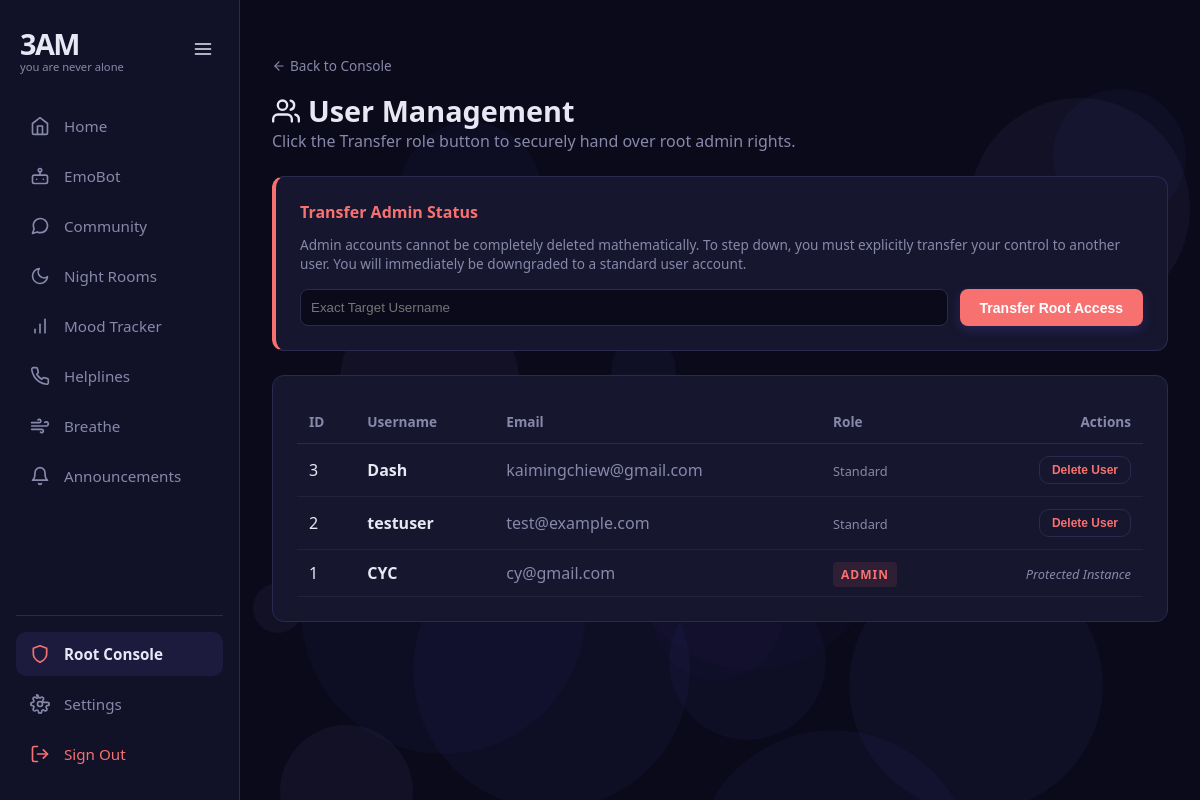
Page /admin/users (signed in) on the committed database.
### app/models.py (models this page shows, shortened)
class User(UserMixin, db.Model):
    __tablename__ = "users"
    id             = db.Column(db.Integer, primary_key=True)
    username       = db.Column(db.String(80), unique=True, nullable=False)
    email          = db.Column(db.String(120), unique=True, nullable=False)
    password_hash  = db.Column(db.String(255), nullable=False)
    is_anonymous_mode = db.Column(db.Boolean, default=False)
    is_admin       = db.Column(db.Boolean, default=False)
    created_at     = db.Column(db.DateTime, default=datetime.utcnow)
    last_active    = db.Column(db.DateTime, default=datetime.utcnow)
    checkin_streak = db.Column(db.Integer, default=0)
    last_checkin   = db.Column(db.Date, nullable=True)
    moods    = db.relationship("Mood", backref="user", lazy=True)
    posts    = db.relationship("Post", backref="user", lazy=True)

### app/routes/admin.py (the view)
@admin_bp.route("/users")
@login_required
@admin_required
def manage_users():
    users = User.query.order_by(User.created_at.desc()).all()
    return render_template("admin/users.html", users=users)

### app/__init__.py (called while the page is built)
@login_manager.user_loader
def load_user(user_id):
    from app.models import User
    return User.query.get(int(user_id))

### app/routes/admin.py (called while the page is built)
def admin_required(f):
    @wraps(f)
    def decorated_function(*args, **kwargs):
        if not current_user.is_authenticated or not getattr(current_user, 'is_admin', False):
            abort(403)
        return f(*args, **kwargs)
    return decorated_function

### app/templates/admin/users.html (shortened to what this page needs)
{% extends "base.html" %}
{% block content %}
<div style="display:flex; gap:8px; margin-bottom:16px;">
  <a href="{{ url_for('admin.dashboard') }}" style="color:var(--muted); text-decoration:none; font-size:0.85rem; display:flex; align-items:center; gap:4px;">
    <svg viewBox="0 0 24 24" fill="none" stroke="currentColor" style="width:14px;height:14px;" stroke-width="2" stroke-linecap="round" stroke-linejoin="round"><line x1="19" y1="12" x2="5" y2="12"></line><polyline points="12 19 5 12 12 5"></polyline></svg> Back to Console
  </a>
</div>
<h1 style="font-size:1.8rem; font-weight:800; display:flex; align-items:center; gap:8px;">
  User Management
</h1>
<p style="color:var(--muted); margin-bottom:24px;">Click the Transfer role button to securely hand over root admin rights.</p>
<div class="card" style="margin-bottom:24px; border-left: 4px solid var(--red);">
  <div class="card-title" style="color:var(--red);">Transfer Admin Status</div>
  <p style="color:var(--muted); font-size:0.85rem; margin-bottom:16px;">
    Admin accounts cannot be completely deleted mathematically. To step down, you must explicitly transfer your control to another user. You will immediately be downgraded to a standard user account.
  </p>
  <form method="POST" action="{{ url_for('admin.transfer_admin') }}" style="display:flex; gap:12px;">
    <input type="text" name="target_username" placeholder="Exact Target Username" required style="padding:10px; border-radius:8px; border:1px solid var(--border); background:var(--bg); color:var(--text); flex:1;">
    <button type="submit" class="btn btn-primary" style="background:var(--red); color:#fff; border:none; padding:10px 20px; border-radius:8px; cursor:pointer; font-weight:700;" onclick="return confirm('WARNING: Are you sure you want to transfer Root access? You will immediately lose all admin privileges.');">Transfer Root Access</button>
  </form>
</div>
<div class="card" style="overflow-x:auto;">
  <table style="width:100%; border-collapse:collapse; text-align:left;">
    <thead>
      <tr style="border-bottom:1px solid var(--border); color:var(--muted); font-size:0.85rem;">
        <th style="padding:12px;">ID</th>
        <th style="padding:12px;">Username</th>
        <th style="padding:12px;">Email</th>
        <th style="padding:12px;">Role</th>
        <th style="padding:12px; text-align:right;">Actions</th>
      </tr>
    </thead>
    <tbody>
      {% for user in users %}
      <tr style="border-bottom:1px solid rgba(255,255,255,0.05);">
        <td style="padding:12px;">{{ user.id }}</td>
        <td style="padding:12px; font-weight:600; color:var(--text);">{{ user.username }}</td>
        <td style="padding:12px; color:var(--muted);">{{ user.email }}</td>
        <td style="padding:12px;">
          {% if user.is_admin %}
            <span style="background:rgba(248, 113, 113, 0.1); color:var(--red); padding:4px 8px; border-radius:4px; font-size:0.75rem; font-weight:800; letter-spacing:1px;">ADMIN</span>
          {% else %}
            <span style="color:var(--muted); font-size:0.8rem;">Standard</span>
          {% endif %}
        </td>
        <td style="padding:12px; text-align:right;">
          {% if not user.is_admin %}
          <form method="POST" action="{{ url_for('admin.delete_user', user_id=user.id) }}" style="display:inline;" onsubmit="return confirm('Permanently delete user {{ user.username }}? This cannot be undone.');">
            <button type="submit" class="btn btn-ghost" style="color:var(--red); padding:6px 12px; font-size:0.75rem;">Delete User</button>
          </form>
          {% else %}
          <span style="color:var(--muted); font-size:0.8rem; font-style:italic;">Protected Instance</span>
          {% endif %}
        </td>
      </tr>
      {% endfor %}
    </tbody>
  </table>
</div>
{% endblock %}

### app/templates/base.html (style rules this page uses)
:root { --bg: #0a0a1a; --bg2: #111128; --card: #16162e; --border: #2a2a50; --purple: #7c6ef0; --purple2: #5b4fcf; --text: #e8e8f5; --muted: #8888aa; --green: #4ade80; --red: #f87171; --sidebar-width: 240px; --sidebar-collapsed-width: 80px; }
* { box-sizing: border-box; margin: 0; padding: 0; }
body { font-family: system-ui, sans-serif; background: var(--bg); color: var(--text); min-height: 100vh; display: flex; overflow-x: hidden; }
.card { background: var(--card); border: 1px solid var(--border); border-radius: 12px; padding: 24px; margin-bottom: 16px; }
.card-title { font-size: 1rem; font-weight: 700; color: var(--purple); margin-bottom: 12px; }
.btn { display: inline-flex; align-items: center; justify-content: center; gap: 8px; padding: 10px 20px; border-radius: 10px; font-size: 0.875rem; font-weight: 600; border: none; cursor: pointer; text-decoration: none; transition: all 0.2s; }
.btn-primary { background: var(--purple2); color: white; box-shadow: 0 4px 12px rgba(91, 79, 207, 0.25); }
.btn-ghost { background: transparent; color: var(--muted); border: 1px solid var(--border); }

### rows in the picture
User: id "3", username "Dash", email "kaimingchiew@gmail.com", is_admin "Standard"
User: id "2", username "testuser", email "test@example.com", is_admin "Standard"
User: id "1", username "CYC", email "cy@gmail.com", is_admin "ADMIN"
